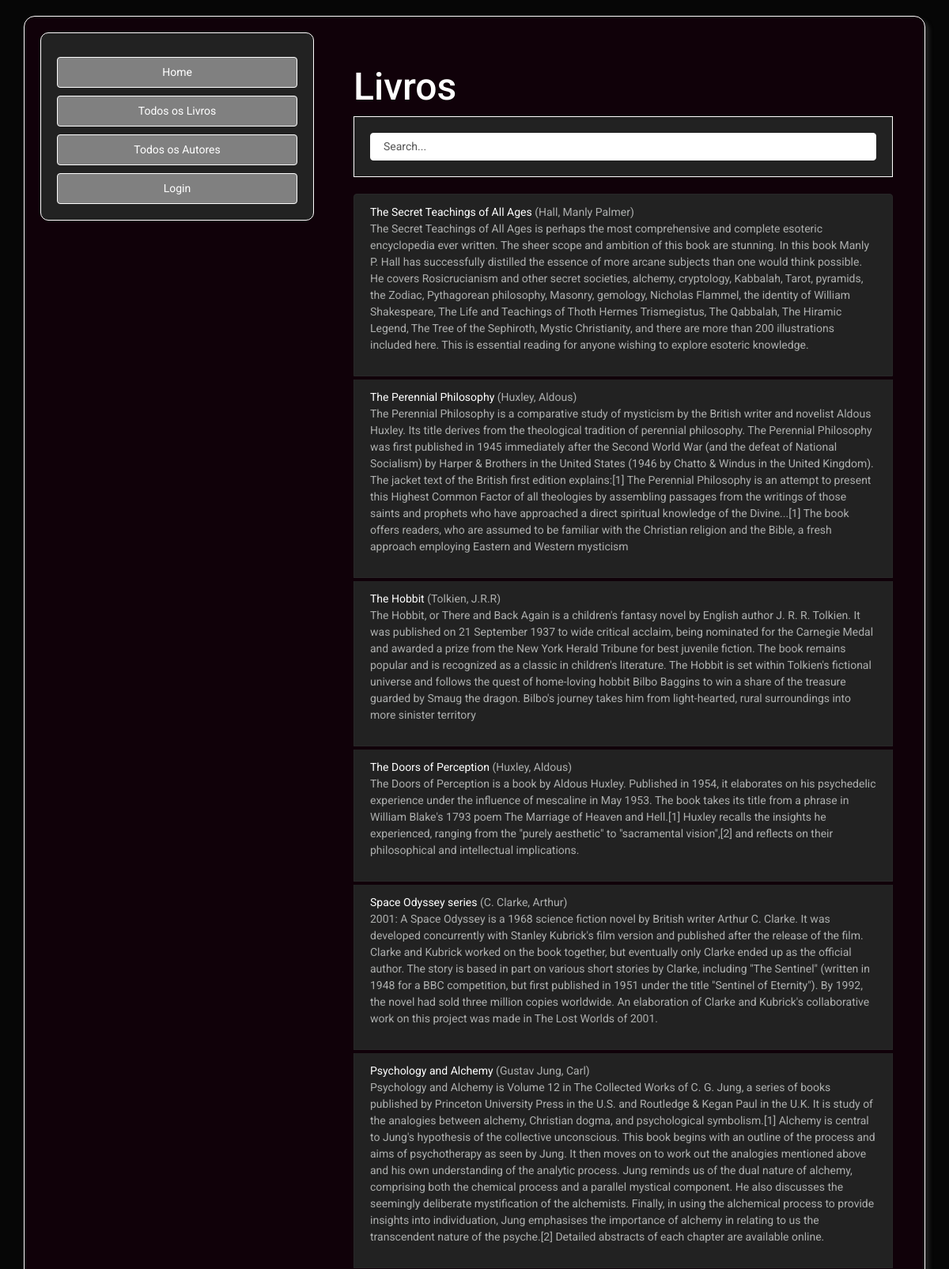
The app's page /catalog/search/ (upper part) with its own data.
### catalog/models.py (models this page shows, shortened)
class Book(models.Model):
    title = models.CharField(max_length=200)
    author = models.ForeignKey('Author', on_delete=models.SET_NULL, null=True)
    summary = models.TextField(max_length=1000, help_text='Enter a brief description of the book')
    isbn = models.CharField('ISBN', max_length=13, help_text='13 Character <a href="https://www.isbn-international.org/content/what-isbn">ISBN number</a>')
    genre = models.ManyToManyField(Genre, help_text='Select a genre for this book')
    language = models.ForeignKey('Language', on_delete=models.SET_NULL, null=True)
    def get_absolute_url(self):
        return reverse('book-detail', args=[str(self.id)])
    def display_genre(self):
        """Create a string for the Genre. This is required to display genre in Admin."""
        return ', '.join(genre.name for genre in self.genre.all()[:3])
    display_genre.short_description = 'Genre'

class Author(models.Model):
    first_name = models.CharField(max_length=100)
    last_name = models.CharField(max_length=100)
    date_of_birth = models.DateField(null=True, blank=True)
    date_of_death = models.DateField('died', null=True, blank=True)
    class Meta:
        ordering = ['last_name', 'first_name']
    def __str__(self):
        return f'{self.last_name}, {self.first_name}'
    class Meta:
        ordering = ['first_name']

### catalog/views.py (the view)
# urls.py: path('search/', views.search_screen_view, name='search'),
def search_screen_view(request):
    context = {}
    query = ""
    if request.GET:
        query = request.GET.get('q', '')
        context['query'] = str(query)
    books = sorted(get_book_queryset(query), key=attrgetter('title'), reverse=True)
    context['books'] = books
    return render(request, 'catalog/search.html', context)

### catalog/views.py (called while the page is built)
def get_book_queryset(query=None):
    queryset = []
    queries = query.split(' ') # python install 2019 = ['python', 'install', '2019']
    for q in queries:
        posts = Book.objects.filter(Q(title__contains=q)| Q(summary__icontains=q) ).distinct()
        for post in posts:
            queryset.append(post)
    return list(set(queryset))

### catalog/templates/catalog/search.html
{% extends "base_generic.html" %}
{% block content %}
<div class="container">
      <h2>Livros</h2>
      <form method="GET">
          <input type="text" class="form-control" name="q" id="id_q" placeholder="Search...">
      </form>
      <br>
      {% if books %}
      <ul class="list-group">
        {% for book in books %}
          <li class="list-group-item">
            <a href="{{ book.get_absolute_url }}">{{ book.title }}</a> ({{book.author}})
            <p>{{ book.summary }}</p>
          </li>
        {% endfor %}
      </ul>
      {% else %}
        <p>Livro não encontrado.</p>
      {% endif %}
</div>
{% endblock %}

### catalog/static/css/styles.css (style rules this page uses)
a { color: white !important; }
.container { padding: 20px; margin-top: 20px; background-color:#100109; margin-bottom: 20px; }
.list-group-item { margin-bottom:4px; }
form { padding: 20px; border: 1px solid white; background-color: #222222; }
input { width: 100%; padding: 6px 12px; border: 1px solid black; border-radius: 10px; color: black; }

### records on screen
Book: title "The Secret Teachings of All Ages", author "Hall, Manly Palmer", summary "The Secret Teachings of All Ages is perhaps the most comprehensive and complete esoteric encyclopedia ever written. The sheer scope and ambition of this book are stunning. In this book Manly P. Hall has successfully distilled the essence of more arcane subjects than one would think possible. He covers Rosicrucianism and other secret societies, alchemy, cryptology, Kabbalah, Tarot, pyramids, the Zodiac, Pythagorean philosophy, Masonry, gemology, Nicholas Flammel, the identity of William Shakespeare, The Life and Teachings of Thoth Hermes Trismegistus, The Qabbalah, The Hiramic Legend, The Tree of the Sephiroth, Mystic Christianity, and there are more than 200 illustrations included here.…"
Book: title "The Perennial Philosophy", author "Huxley, Aldous", summary "The Perennial Philosophy is a comparative study of mysticism by the British writer and novelist Aldous Huxley. Its title derives from the theological tradition of perennial philosophy. The Perennial Philosophy was first published in 1945 immediately after the Second World War (and the defeat of National Socialism) by Harper & Brothers in the United States (1946 by Chatto & Windus in the United Kingdom). The jacket text of the British first edition explains:[1] The Perennial Philosophy is an attempt to present this Highest Common Factor of all theologies by assembling passages from the writings of those saints and prophets who have approached a direct spiritual knowledge of the Divine...[1]…"
Book: title "The Hobbit", author "Tolkien, J.R.R", summary "The Hobbit, or There and Back Again is a children's fantasy novel by English author J. R. R. Tolkien. It was published on 21 September 1937 to wide critical acclaim, being nominated for the Carnegie Medal and awarded a prize from the New York Herald Tribune for best juvenile fiction. The book remains popular and is recognized as a classic in children's literature. The Hobbit is set within Tolkien's fictional universe and follows the quest of home-loving hobbit Bilbo Baggins to win a share of the treasure guarded by Smaug the dragon. Bilbo's journey takes him from light-hearted, rural surroundings into more sinister territory"
Book: title "The Doors of Perception", author "Huxley, Aldous", summary "The Doors of Perception is a book by Aldous Huxley. Published in 1954, it elaborates on his psychedelic experience under the influence of mescaline in May 1953. The book takes its title from a phrase in William Blake's 1793 poem The Marriage of Heaven and Hell.[1] Huxley recalls the insights he experienced, ranging from the \"purely aesthetic\" to \"sacramental vision\",[2] and reflects on their philosophical and intellectual implications."
Book: title "Space Odyssey series", author "C. Clarke, Arthur", summary "2001: A Space Odyssey is a 1968 science fiction novel by British writer Arthur C. Clarke. It was developed concurrently with Stanley Kubrick's film version and published after the release of the film. Clarke and Kubrick worked on the book together, but eventually only Clarke ended up as the official author. The story is based in part on various short stories by Clarke, including \"The Sentinel\" (written in 1948 for a BBC competition, but first published in 1951 under the title \"Sentinel of Eternity\"). By 1992, the novel had sold three million copies worldwide. An elaboration of Clarke and Kubrick's collaborative work on this project was made in The Lost Worlds of 2001."
Book: title "Psychology and Alchemy", author "Gustav Jung, Carl", summary "Psychology and Alchemy is Volume 12 in The Collected Works of C. G. Jung, a series of books published by Princeton University Press in the U.S. and Routledge & Kegan Paul in the U.K. It is study of the analogies between alchemy, Christian dogma, and psychological symbolism.[1] Alchemy is central to Jung's hypothesis of the collective unconscious. This book begins with an outline of the process and aims of psychotherapy as seen by Jung. It then moves on to work out the analogies mentioned above and his own understanding of the analytic process. Jung reminds us of the dual nature of alchemy, comprising both the chemical process and a parallel mystical component. He also discusses the…"
